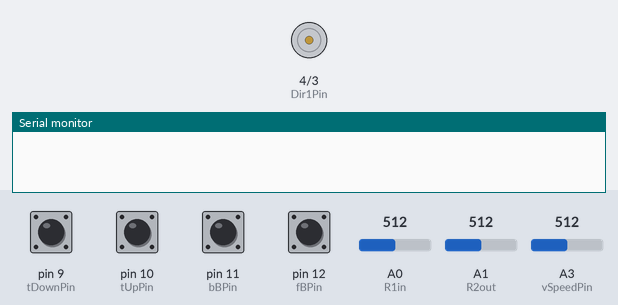
The sketch below on a simulated Arduino Uno, built with avr-gcc and run on an emulated ATmega328P. On the bench: motor-driver pin pairs drawn as motors (green arrow = first pin HIGH = forward, orange = second pin HIGH = backward, longer = more drive, scaled by the enable pin), the last lines printed to the serial monitor. The inputs (shaded band) are chosen by the test bench; at power-on: pin 9 (tDownPin), pin 10 (tUpPin), pin 11 (bBPin), pin 12 (fBPin) HIGH, A3 (vSpeedPin) = 512, A1 (R2out) = 512, A0 (R1in) = 512.

Above: at 1.2 s.
1.3 s: pin 11 (bBPin) pulled LOW for 1 s
At 1.47 s:
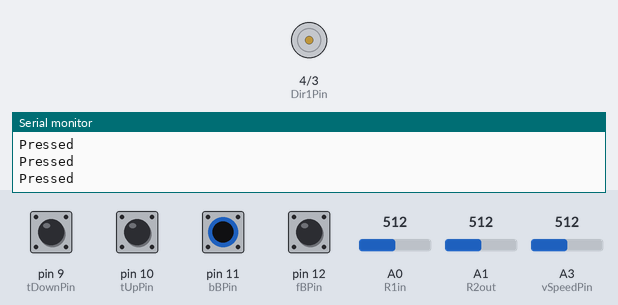
3.8 s: pin 12 (fBPin) pulled LOW for 1 s
At 5.6 s:
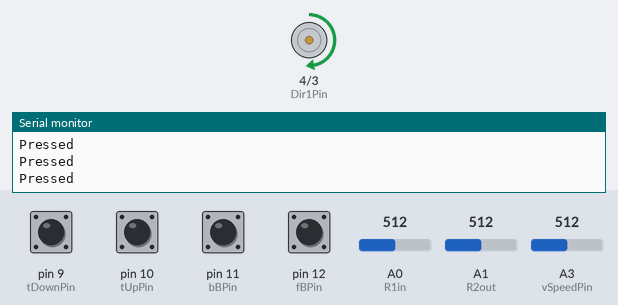
6.3 s: A3 (vSpeedPin) set to 716
At 7.4 s:
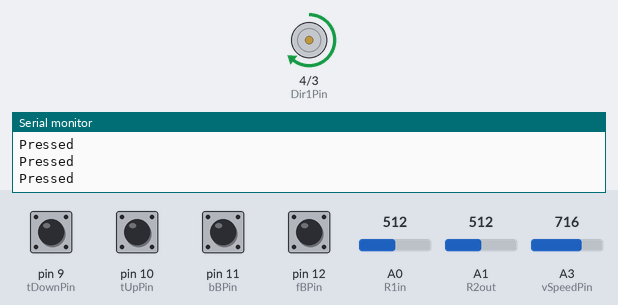
7.8 s: A1 (R2out) set to 779
9.3 s: A1 (R2out) set to 800
At 10.3 s:
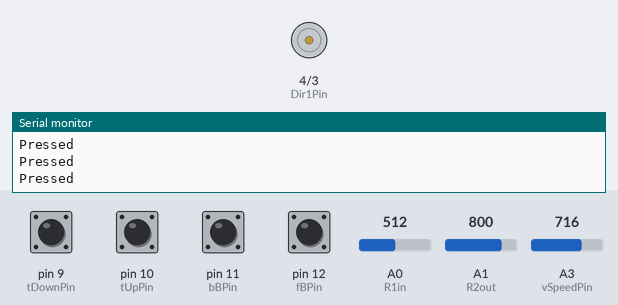
11.0 s: pin 11 (bBPin) pulled LOW for 0.15 s
Timing chart, 0 to 13.6 s (numbered marks = the images above; inputs shaded):
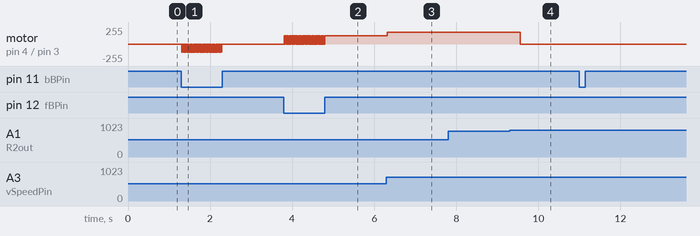

Measured:
- the behaviour switches between 791 and 792 on A1 (R2out) (found by bisection; images 3 and 4)
- after the input at 1.3 s, motor on pin 4 (Dir1Pin) / pin 3 (Dir2Pin): alternates backward 127/255 for 0.01 s and stopped for 0.01 s, 94 changes in all, then stays stopped, starting at once
- after the input at 3.8 s, motor on pin 4 (Dir1Pin) / pin 3 (Dir2Pin): alternates forward 127/255 for 0.01 s and stopped for 0.01 s, 95 changes in all, then stays forward 127/255, starting at once
- after the input at 6.3 s, motor on pin 4 (Dir1Pin) / pin 3 (Dir2Pin): forward 127/255 → forward 178/255 at once
- after the input at 7.8 s, every drawn part: stays the same
- after the input at 9.3 s, motor on pin 4 (Dir1Pin) / pin 3 (Dir2Pin): forward 178/255 → stopped after 0.26 s

The sketch:

TorqueMotor_v1.ino
```cpp
// Direction button pins
int fBPin = 12;
int bBPin = 11;
bool mftoggle = 0;
bool mbtoggle = 0;

// Torque value pins
int torqueVal = 5;
int tUpPin = 10;
int tDownPin = 9;

int R1in = A0;
int R2out = A1;
int Vin = 0;
int Vout = 0;
float current = 0;
float Power = 0;
float avgpowercalculation = 0;
int power_calc_iteration = 0;
float avgPower = 0;
float powerThreshold = 22000; // mW


// Motor speed and direction pin
int vSpeedPin = A3;
int speedVal = 0;
int Dir1Pin = 4;
int Dir2Pin = 3;
int enablePin = 5;

// Button Variables
unsigned long time = 0;
unsigned long debounceTime = 50;
unsigned long fBPress =0;
unsigned long bBPress =0;
unsigned long tuPress =0;
unsigned long tdPress =0;
// Torque Stall Settings
int torque[] = {
  10000, // Setting 1
  11000, // Setting 2
  12000, // Setting 3
  13000, // Setting 4
  14000, // Setting 5
  15000, // Setting 6
  16000, // Setting 7
  17000, // Setting 8
  18000, // Setting 9
  20000, // Setting 10
};
void setup() {
  pinMode(fBPin, INPUT_PULLUP);
  pinMode(bBPin, INPUT_PULLUP);

  pinMode(tUpPin, INPUT_PULLUP);
  pinMode(tDownPin, INPUT_PULLUP);

  pinMode(Dir1Pin, OUTPUT);
  pinMode(Dir2Pin, OUTPUT);
  pinMode(enablePin, OUTPUT);

  Serial.begin(9600);
}

// Motor on/off actuation, speed, and direction control
void motorSettings() {
  time = millis();
  // Speed value setting
  speedVal = analogRead(vSpeedPin);
  speedVal = speedVal * (255/1023.0);
  // Forward button toggle
  if(time-fBPress > debounceTime){
    if (digitalRead(fBPin) == LOW) {
      Serial.println("Pressed");
      if (mftoggle == 0){
        digitalWrite(Dir1Pin, HIGH);
        mftoggle = 1;
        digitalWrite(Dir2Pin, LOW);
      } else {
        digitalWrite(Dir1Pin, LOW);
        mftoggle = 0;
      }
    }
  }
  // Backward button toggle
  if(time - bBPress > debounceTime){
    if (digitalRead(bBPin) == LOW) {
      Serial.println("Pressed");
      if (mbtoggle == 0){
        digitalWrite(Dir2Pin, HIGH);
        mbtoggle = 1;
        digitalWrite(Dir1Pin, LOW);
      } else {
        digitalWrite(Dir2Pin, LOW);
        mbtoggle = 0;
      }
    }
  }

}

void torqueSettings() {
  // Torque settings/power threshold changing
  if(time - tuPress > debounceTime && time - tdPress >debounceTime){
    if (digitalRead(tUpPin) == LOW) {
      torqueVal++;
      Serial.println("Pressed");
      if (torqueVal > 9) {
        torqueVal = 9;
      }
      powerThreshold = torque[torqueVal];
    } else if (digitalRead(tDownPin) == LOW) {
      Serial.println("Pressed");
      torqueVal--;
      if (torqueVal < 0) {
        torqueVal = 0;
      }
      powerThreshold = torque[torqueVal];
    }
  }

  // Power readings and stall detection
  Vin = analogRead(R1in);
  Vout = analogRead(R2out);
  delay(10);
  current = ((Vin-Vout)/10)*1000;
  Power =  (current * Vout)/1000;

  if (power_calc_iteration < 15){
    avgpowercalculation = avgpowercalculation + Power;
    power_calc_iteration++;
  }
  else {
    avgPower = avgpowercalculation/15;
    power_calc_iteration = 0;
    avgpowercalculation = 0;
  }
  //Serial.println(abs(avgPower));
  if (abs(avgPower) > powerThreshold) {
    analogWrite(enablePin, 0);
  } else {
    analogWrite(enablePin, speedVal);
  }

}

void printInfo() {
  //Serial.print("Current speed: ");
  //Serial.println(speedVal);
  //Serial.print("Current torque: ");
  //Serial.println(torqueVal);
  //Serial.println("Power: ");
  //Serial.println(avgPower);

  //Serial.println("Vin: ");
  //Serial.println(Vin);
  //Serial.println("Vout: ");
  //Serial.println(Vout);
}

void loop() {
  motorSettings();
  torqueSettings();
  printInfo();
}
```
